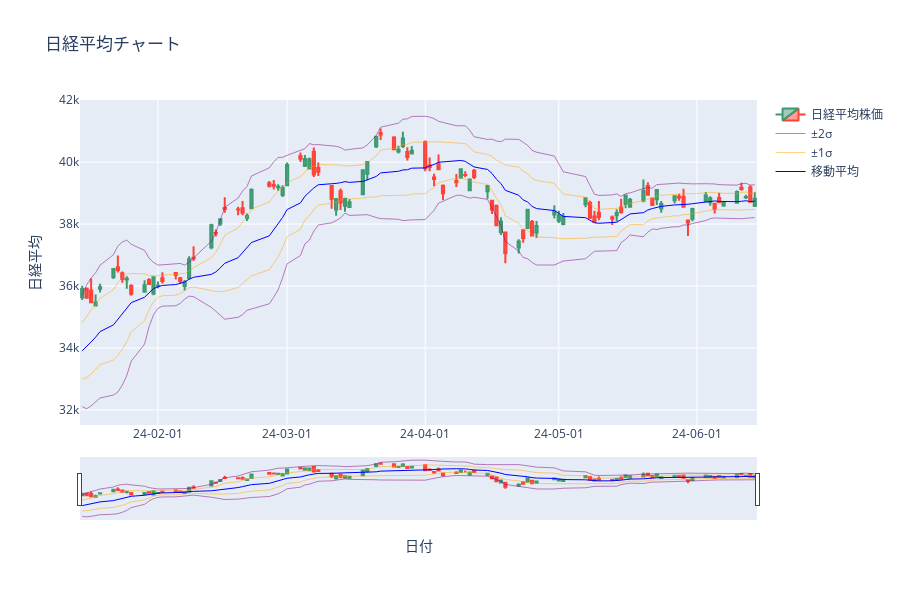

The notebook cell this image was saved under:
### Code cell
# チャート作成

data = [
    go.Candlestick(
        x = df.index,
        open = df["Open"],
        high = df["High"],
        low = df["Low"],
        close = df["Close"],
        name = "日経平均株価"
    ),
    go.Scatter(x=df.index, y=df["Upper_Band2"], mode="lines", line=dict(color="purple", width=0.5), name="±2σ"),
    go.Scatter(x=df.index, y=df["Upper_Band1"], mode="lines", line=dict(color="orange", width=0.5), name="±1σ"),
    go.Scatter(x=df.index, y=df[f"MA{period}"], mode="lines", line=dict(color="blue", width=1), name="移動平均"),
    go.Scatter(x=df.index, y=df["Lower_Band1"], mode="lines", line=dict(color="orange", width=0.5), showlegend=False),
    go.Scatter(x=df.index, y=df["Lower_Band2"], mode="lines", line=dict(color="purple", width=0.5), showlegend=False),

]

# レイアウト設定
layout = go.Layout(
    title = "日経平均チャート",
    xaxis = dict(
        title = "日付",
        tickformat = "%y-%m-%d"
    ),
    yaxis = dict(title="日経平均"),
    height=600
)

fig = go.Figure(data=data, layout=layout)
fig.show()
